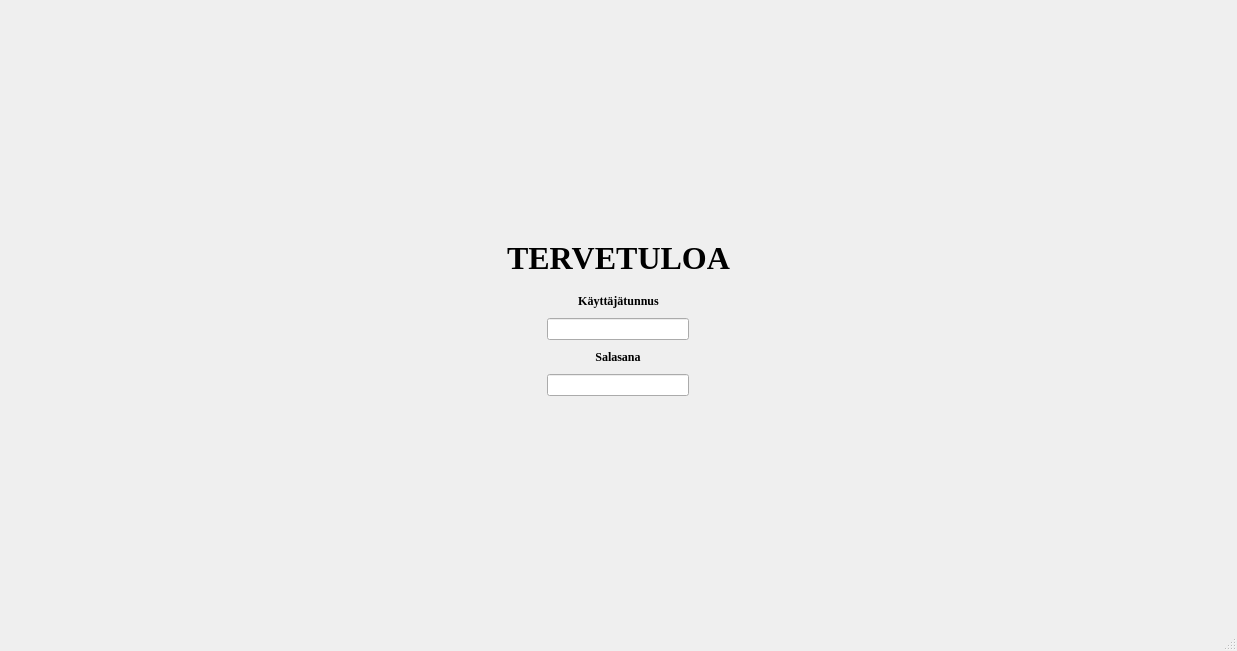
<?xml version="1.0" encoding="UTF-8"?>
<ui version="4.0">
 <class>MainWindow</class>
 <widget class="QMainWindow" name="MainWindow">
  <property name="geometry">
   <rect>
    <x>0</x>
    <y>0</y>
    <width>1237</width>
    <height>651</height>
   </rect>
  </property>
  <property name="windowTitle">
   <string>MainWindow</string>
  </property>
  <property name="autoFillBackground">
   <bool>false</bool>
  </property>
  <widget class="QWidget" name="centralwidget">
   <property name="font">
    <font>
     <family>Georgia</family>
     <bold>true</bold>
    </font>
   </property>
   <property name="layoutDirection">
    <enum>Qt::LayoutDirection::LeftToRight</enum>
   </property>
   <layout class="QVBoxLayout" name="verticalLayout">
    <property name="spacing">
     <number>10</number>
    </property>
    <property name="leftMargin">
     <number>0</number>
    </property>
    <property name="topMargin">
     <number>0</number>
    </property>
    <property name="rightMargin">
     <number>0</number>
    </property>
    <property name="bottomMargin">
     <number>0</number>
    </property>
    <item>
     <spacer name="topSpacer">
      <property name="orientation">
       <enum>Qt::Orientation::Vertical</enum>
      </property>
      <property name="sizeHint" stdset="0">
       <size>
        <width>20</width>
        <height>100</height>
       </size>
      </property>
     </spacer>
    </item>
    <item alignment="Qt::AlignmentFlag::AlignHCenter">
     <widget class="QLabel" name="welcomeLabel">
      <property name="minimumSize">
       <size>
        <width>0</width>
        <height>50</height>
       </size>
      </property>
      <property name="maximumSize">
       <size>
        <width>300</width>
        <height>100</height>
       </size>
      </property>
      <property name="font">
       <font>
        <family>Georgia</family>
        <italic>false</italic>
        <bold>true</bold>
       </font>
      </property>
      <property name="layoutDirection">
       <enum>Qt::LayoutDirection::LeftToRight</enum>
      </property>
      <property name="frameShape">
       <enum>QFrame::Shape::NoFrame</enum>
      </property>
      <property name="text">
       <string>&lt;html&gt;&lt;head/&gt;&lt;body&gt;&lt;p align=&quot;center&quot;&gt;&lt;span style=&quot; font-size:24pt;&quot;&gt;TERVETULOA&lt;/span&gt;&lt;/p&gt;&lt;/body&gt;&lt;/html&gt;</string>
      </property>
      <property name="scaledContents">
       <bool>false</bool>
      </property>
      <property name="alignment">
       <set>Qt::AlignmentFlag::AlignCenter</set>
      </property>
     </widget>
    </item>
    <item alignment="Qt::AlignmentFlag::AlignHCenter">
     <widget class="QLabel" name="userLabel">
      <property name="maximumSize">
       <size>
        <width>142</width>
        <height>16777215</height>
       </size>
      </property>
      <property name="text">
       <string>Käyttäjätunnus</string>
      </property>
      <property name="alignment">
       <set>Qt::AlignmentFlag::AlignCenter</set>
      </property>
     </widget>
    </item>
    <item alignment="Qt::AlignmentFlag::AlignHCenter">
     <widget class="QLineEdit" name="user">
      <property name="sizePolicy">
       <sizepolicy hsizetype="Fixed" vsizetype="Fixed">
        <horstretch>0</horstretch>
        <verstretch>0</verstretch>
       </sizepolicy>
      </property>
      <property name="minimumSize">
       <size>
        <width>142</width>
        <height>22</height>
       </size>
      </property>
      <property name="maximumSize">
       <size>
        <width>142</width>
        <height>22</height>
       </size>
      </property>
     </widget>
    </item>
    <item alignment="Qt::AlignmentFlag::AlignHCenter">
     <widget class="QLabel" name="passwordLabel">
      <property name="maximumSize">
       <size>
        <width>142</width>
        <height>16777215</height>
       </size>
      </property>
      <property name="text">
       <string>Salasana</string>
      </property>
      <property name="alignment">
       <set>Qt::AlignmentFlag::AlignCenter</set>
      </property>
     </widget>
    </item>
    <item alignment="Qt::AlignmentFlag::AlignHCenter">
     <widget class="QLineEdit" name="password">
      <property name="sizePolicy">
       <sizepolicy hsizetype="Fixed" vsizetype="Fixed">
        <horstretch>0</horstretch>
        <verstretch>0</verstretch>
       </sizepolicy>
      </property>
      <property name="minimumSize">
       <size>
        <width>142</width>
        <height>22</height>
       </size>
      </property>
      <property name="maximumSize">
       <size>
        <width>142</width>
        <height>22</height>
       </size>
      </property>
      <property name="echoMode">
       <enum>QLineEdit::Password</enum>
      </property>
      <property name="echoMode">
       <enum>QLineEdit::Password</enum>
      </property>
     </widget>
    </item>
    <item>
     <spacer name="bottomSpacer">
      <property name="orientation">
       <enum>Qt::Orientation::Vertical</enum>
      </property>
      <property name="sizeHint" stdset="0">
       <size>
        <width>20</width>
        <height>40</height>
       </size>
      </property>
     </spacer>
    </item>
   </layout>
  </widget>
  <widget class="QMenuBar" name="menubar">
   <property name="geometry">
    <rect>
     <x>0</x>
     <y>0</y>
     <width>1237</width>
     <height>21</height>
    </rect>
   </property>
  </widget>
  <widget class="QStatusBar" name="statusbar"/>
 </widget>
 <resources/>
 <connections/>
</ui>
